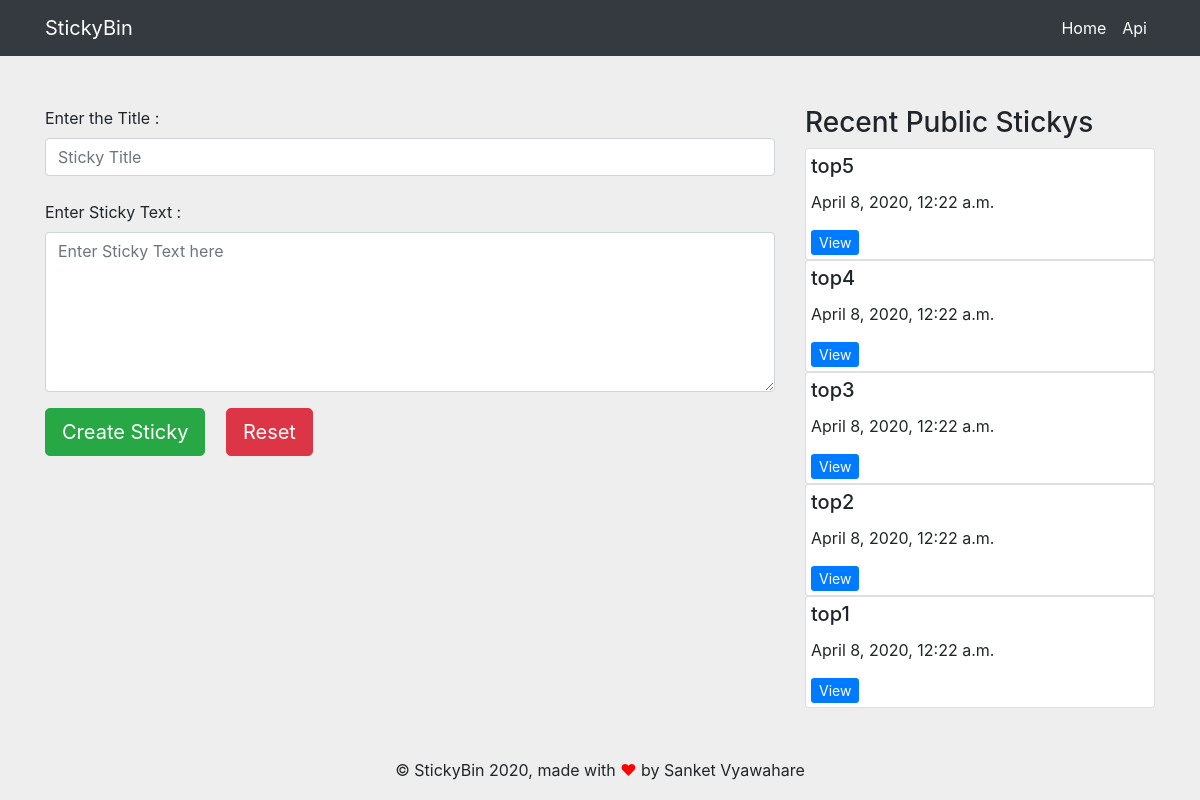
The app's page /, older data.
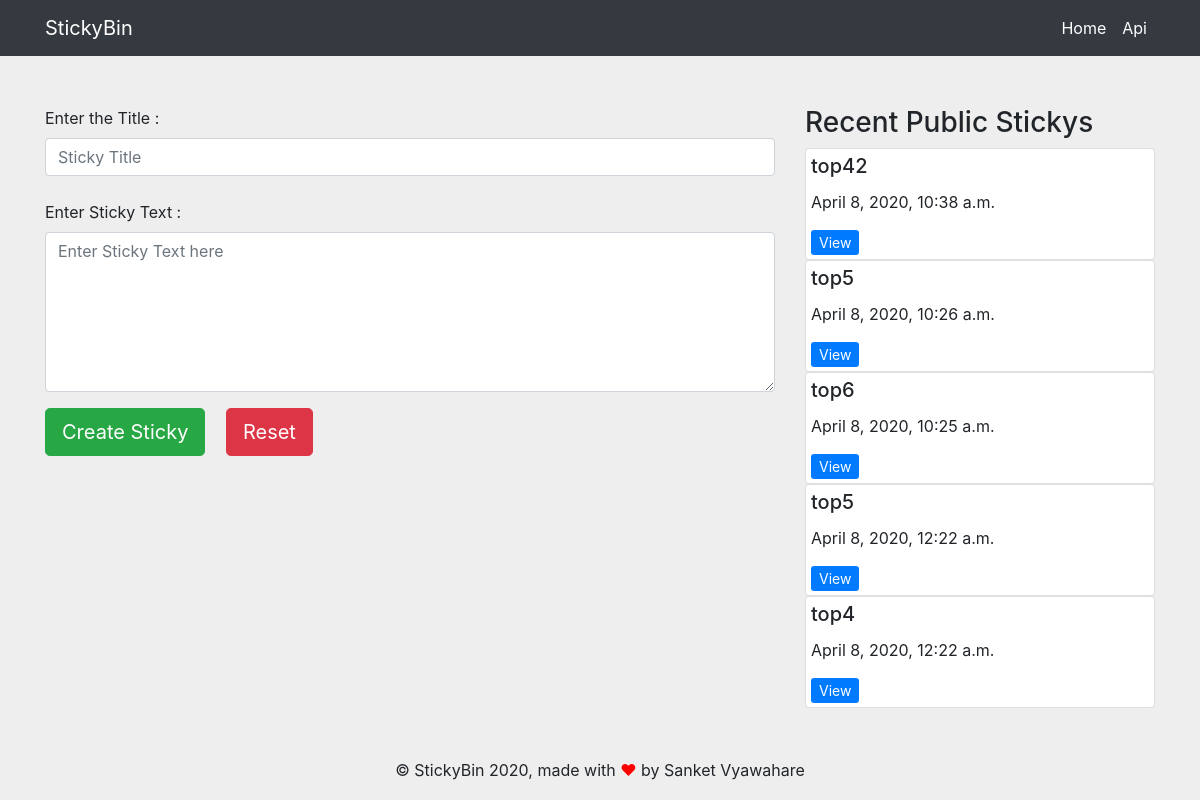
The same page, newer data.
### Application/models.py (models this page shows, shortened)
class Sticky(models.Model):
    title = models.CharField(max_length=100)
    note = models.TextField()
    slug = models.CharField(max_length=7)
    date = models.DateTimeField(auto_now_add=True)

### Application/views.py (the view)
# urls.py: path('', views.home, name="home"),
def home(request):
    if request.method == "POST":
        title = request.POST["title"]
        note = request.POST["note"]
        s = Sticky()
        s.title = title
        s.note = note
        slug = unique_slug()
        s.slug = slug
        s.save()
        data = Sticky.objects.all().order_by('-date')[0:5]
        link = "127.0.0.1:8000/"+slug
        return render(request, 'application.html', {"Status": "Your Sticky is created!","link": link,"data": data})
    else:
        s = Sticky.objects.all().order_by('-date')[0:5]
        return render(request, 'application.html', {"data": s})

### templates/application.html (shortened to what this page needs)
<!DOCTYPE html>
<html lang="en">
<head>
    {% load static %}
    <link href="{% static 'application.css' %}" rel="stylesheet" type="text/css">
    <link rel="stylesheet" href="https://stackpath.bootstrapcdn.com/bootstrap/4.4.1/css/bootstrap.min.css"
>
</head>
<body style="background-color: #eeeeee;">
<nav class="navbar navbar-expand-lg navbar-dark bg-dark">
    <div class="container">
        <a class="navbar-brand" href="#">StickyBin</a>
        <div class="collapse navbar-collapse" id="navbarNavDropdown">
            <ul class="navbar-nav ml-auto">
                <li class="nav-item active">
                    <a class="nav-link" href="#">Home</a>
                </li>
                <li class="nav-item">
                    <a class="nav-link" href="{% url 'api' %}">Api</a>
                </li>
            </ul>
        </div>
    </div>
</nav>
<main class="container">
    <div class="row">
        <div class="col-lg-8 col-md-12">
            <form method="post" action="{% url 'home' %}">
                <label for="title">Enter the Title :</label>
                <input class="form-control" type="text" name="title" placeholder="Sticky Title">
                <br>
                <label for="note">Enter Sticky Text :</label>
                <textarea class="form-control" name="note" placeholder="Enter Sticky Text here"></textarea>
                <button type="submit" class="btn btn-lg btn-success mt-3">Create Sticky</button>
                <button type="reset" class="btn btn-lg btn-danger mt-3 ml-3">Reset</button>
            </form>
        </div>
        <div class="col-lg-4 col-md-12" id="recent">
            <h3>Recent Public Stickys</h3>
            {% for d in data %}
                <div class="card">
                    <div class="card-body">
                        <h5 class="card-title">{{ d.title }}</h5>
                        <p>{{ d.date}}</p>
                        <a href="{% url 'display' d.slug %}" target="_blank" class="btn-sm btn-primary">View</a>
                    </div>
                </div>
            {% endfor %}
        </div>
    </div>
</main>
<footer>
    <div class="container">
        <p class="text-center mt-5">&copy; StickyBin 2020, made with <span style="color: red">&hearts;</span> by Sanket
            Vyawahare</p>
    </div>
</footer>
</body>
</html>

Row changes from the older to the newer data that the page shows:
no longer on this page (row unchanged): Sticky: title "top3", date "April 8, 2020, 12:22 a.m."
no longer on this page (row unchanged): Sticky: title "top2", date "April 8, 2020, 12:22 a.m."
no longer on this page (row unchanged): Sticky: title "top1", date "April 8, 2020, 12:22 a.m."
added Sticky: title "top42", date "April 8, 2020, 10:38 a.m."
added Sticky: title "top5", date "April 8, 2020, 10:26 a.m."
added Sticky: title "top6", date "April 8, 2020, 10:25 a.m."
